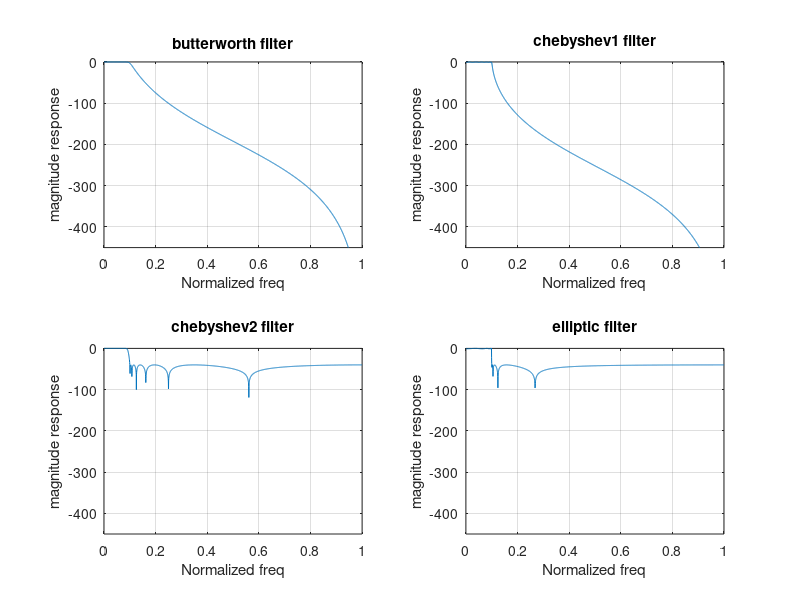
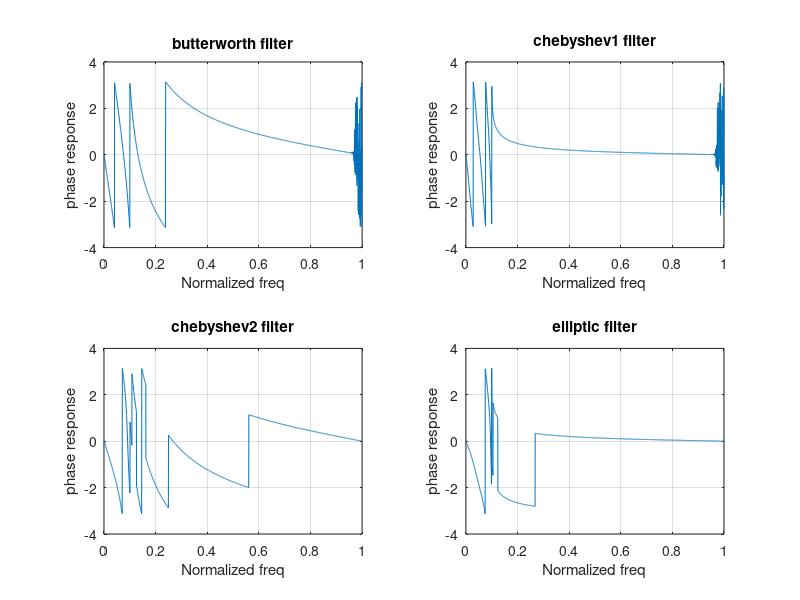

MATLAB code for these plots, in order:
fs = 10000;
fc = 2000;
d1 = 1;
d2 = 40;
N = 12;
n = 2001;
[b1,a1] = butter(N,fc/fs/2);
[b2,a2] = cheby1(N,d1,fc/fs/2);
[b3,a3] = cheby2(N,d2,fc/fs/2);
[b4,a4] = ellip(N,d1,d2,fc/fs/2);
[h1,w1] = freqz(b1,a1,n);
[h2,w2] = freqz(b2,a2,n);
[h3,w3] = freqz(b3,a3,n);
[h4,w4] = freqz(b4,a4,n);
figure;subplot(2,2,1);
plot(w1/pi,20*log10(abs(h1)));ylim([-450 0]);grid on;
xlabel('Normalized freq');
ylabel('magnitude response');
title('butterworth filter');
subplot(2,2,2);
plot(w2/pi,20*log10(abs(h2)));ylim([-450 0]);grid on;
xlabel('Normalized freq');
ylabel('magnitude response');
title('chebyshev1 filter');
subplot(2,2,3);
plot(w3/pi,20*log10(abs(h3)));ylim([-450 0]);grid on;
xlabel('Normalized freq');
ylabel('magnitude response');
title('chebyshev2 filter');
subplot(2,2,4);
plot(w4/pi,20*log10(abs(h4)));ylim([-450 0]);grid on;
xlabel('Normalized freq');
ylabel('magnitude response');
title('elliptic filter');

figure;subplot(2,2,1);
plot(w1/pi,angle(h1));grid on;
xlabel('Normalized freq');
ylabel('phase response');
title('butterworth filter');
subplot(2,2,2);
plot(w2/pi,angle(h2));grid on;
xlabel('Normalized freq');
ylabel('phase response');
title('chebyshev1 filter');
subplot(2,2,3);
plot(w3/pi,angle(h3));grid on;
xlabel('Normalized freq');
ylabel('phase response');
title('chebyshev2 filter');
subplot(2,2,4);
plot(w4/pi,angle(h4));grid on;
xlabel('Normalized freq');
ylabel('phase response');
title('elliptic filter');